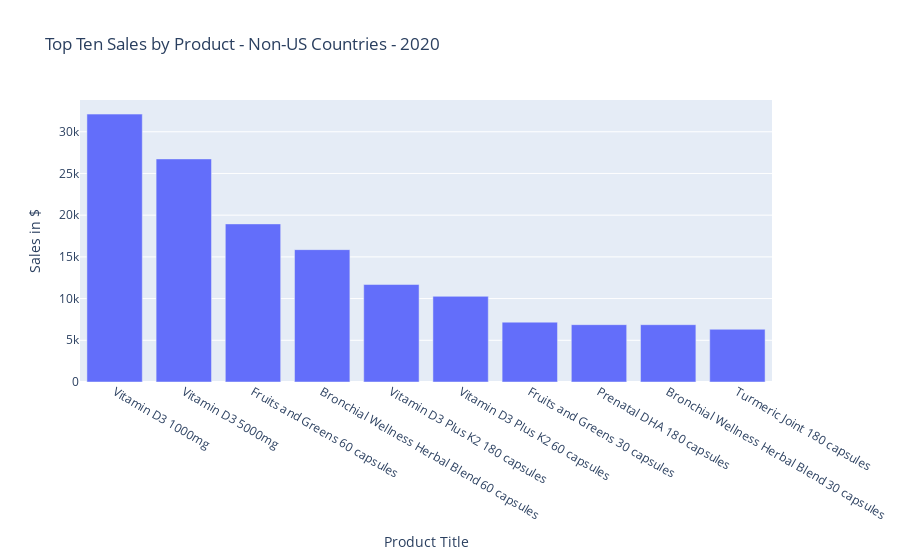

Notebook cell for this chart:
### Code cell
# Plotly bar chart - net sales for top ten products - 2020
top_sales_by_product_ten_2020_fig = px.bar(top_sales_by_product_ten_2020, x="product_title", y="net_sales", title="Top Ten Sales by Product - Non-US Countries - 2020",
        labels={"product_title" : 'Product Title', "net_sales" :'Sales in $'}, hover_data={"net_sales" : ':.2f'})


top_sales_by_product_ten_2020_fig.show()

### Figure 1 — Plotly figure (JSON) as saved in the notebook; plotly's stock layout.template omitted (floating-point values rounded to 4 significant figures)
{"data": [{"alignmentgroup": "True", "hovertemplate": "Product Title=%{x}<br>Sales in $=%{y:.2f}<extra></extra>", "legendgroup": "", "marker": {"color": "#636efa", "pattern": {"shape": ""}}, "name": "", "offsetgroup": "", "orientation": "v", "showlegend": false, "textposition": "auto", "type": "bar", "x": ["Vitamin D3 1000mg", "Vitamin D3 5000mg", "Fruits and Greens 60 capsules", "Bronchial Wellness Herbal Blend 60 capsules", "Vitamin D3 Plus K2 180 capsules", "Vitamin D3 Plus K2 60 capsules", "Fruits and Greens 30 capsules", "Prenatal DHA 180 capsules", "Bronchial Wellness Herbal Blend 30 capsules", "Turmeric Joint 180 capsules"], "xaxis": "x", "y": [32120.0, 26740.0, 18950.0, 15870.0, 11690.0, 10270.0, 7175.0, 6873.0, 6872.0, 6319.0], "yaxis": "y"}], "layout": {"barmode": "relative", "legend": {"tracegroupgap": 0}, "title": {"text": "Top Ten Sales by Product - Non-US Countries - 2020"}, "xaxis": {"anchor": "y", "domain": [0, 1], "title": {"text": "Product Title"}}, "yaxis": {"anchor": "x", "domain": [0, 1], "title": {"text": "Sales in $"}}}}
